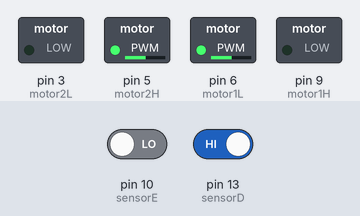
A sketch run on a simulated Arduino Uno, built with avr-gcc and run on an emulated ATmega328P. On the bench: switched loads named in the sketch (green lamp = pin HIGH). The test bench sets the inputs (shaded band); at power-on: pin 10 (sensorE) LOW, pin 13 (sensorD) HIGH.

Above: at 1.2 s.
1.3 s: pin 10 (sensorE) driven HIGH
At 2.2 s:
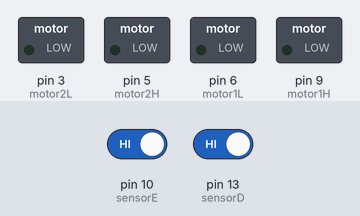
2.8 s: pin 13 (sensorD) driven LOW
At 3.4 s:
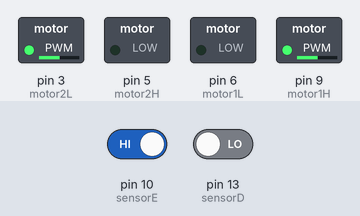
4.3 s: pin 10 (sensorE) driven LOW
At 5.7 s:
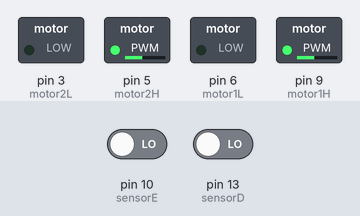
Timing chart, 0 to 7.3 s (numbered marks = the images above; inputs shaded):
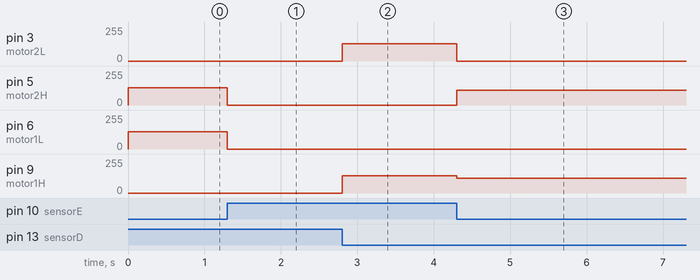

Measured:
- after the input at 1.3 s, pin 5 (motor2H), pin 6 (motor1L): 130/255 → 0/255 at once
- after the input at 2.8 s, pin 3 (motor2L), pin 9 (motor1H): 0/255 → 130/255 at once
- after the input at 4.3 s, pin 3 (motor2L): 130/255 → 0/255 at once; pin 5 (motor2H): 0/255 → 110/255 at once; pin 9 (motor1H): 130/255 → 110/255 at once

The sketch:

Car_Project_2.ino
```cpp
//MOTOR 1
int motor1H = 9; //Controle de acionamento do motor
int motor1L = 6;//Controle de acionamento do motor

//MOTOR 2
int motor2H = 5; //Controle de acionamento do motor
int motor2L = 3; //Controle de acionamento do motor

// COMP
int sensorE = 10; // (usando analogico)
int sensorD = 13; // (usando analogico)

void setup()
{
  //Define os pinos como saida

  pinMode(motor1H, OUTPUT);
  pinMode(motor1L, OUTPUT);
  pinMode(motor2H, OUTPUT);
  pinMode(motor2L, OUTPUT);
  pinMode(sensorD, INPUT);
  pinMode(sensorE, INPUT);

  Serial.begin(9600);
}

  //Motores para FRENTE
  void frente()
  {
  analogWrite(motor1H, 110);
  analogWrite(motor1L, 0);
  analogWrite(motor2H, 110);
  analogWrite(motor2L, 0);
//delay(3000);
  }

  void pare()
  {
  analogWrite(motor1H, 0);
  analogWrite(motor1L, 0);
  analogWrite(motor2H, 0);
  analogWrite(motor2L, 0);
 // delay(3000);
  }
  void virarDireita()
  {
  digitalWrite(motor1H, HIGH);
  digitalWrite(motor1L, LOW);
  digitalWrite(motor2H, LOW);
  digitalWrite(motor2L, HIGH);
  }

  void pare1()
  {
  analogWrite(motor1H, 130);
  analogWrite(motor1L, 0);
  analogWrite(motor2H, 0);
  analogWrite(motor2L, 130);
 // delay(3000);
  }

  void virarEsquerda()
  {
  digitalWrite(motor1H, LOW);
  digitalWrite(motor1L, HIGH);
  digitalWrite(motor2H, HIGH);
  digitalWrite(motor2L, LOW);
  }

  void pare2()
  {
  analogWrite(motor1H, 0);
  analogWrite(motor1L, 130);
  analogWrite(motor2H, 130);
  analogWrite(motor2L, 0);
 // delay(3000);
  }

void loop()
{

  if(digitalRead(sensorD)==0 && digitalRead(sensorE)==1){
    pare1();

  }

  else if(digitalRead(sensorE)==0 && digitalRead(sensorD)==1){
   pare2();
  }

  else if(digitalRead(sensorE)==0 && digitalRead(sensorD)==0){
    frente();
  }
  else if(digitalRead(sensorD)==1 && digitalRead(sensorE)==1){
    pare();
  }
}
```
